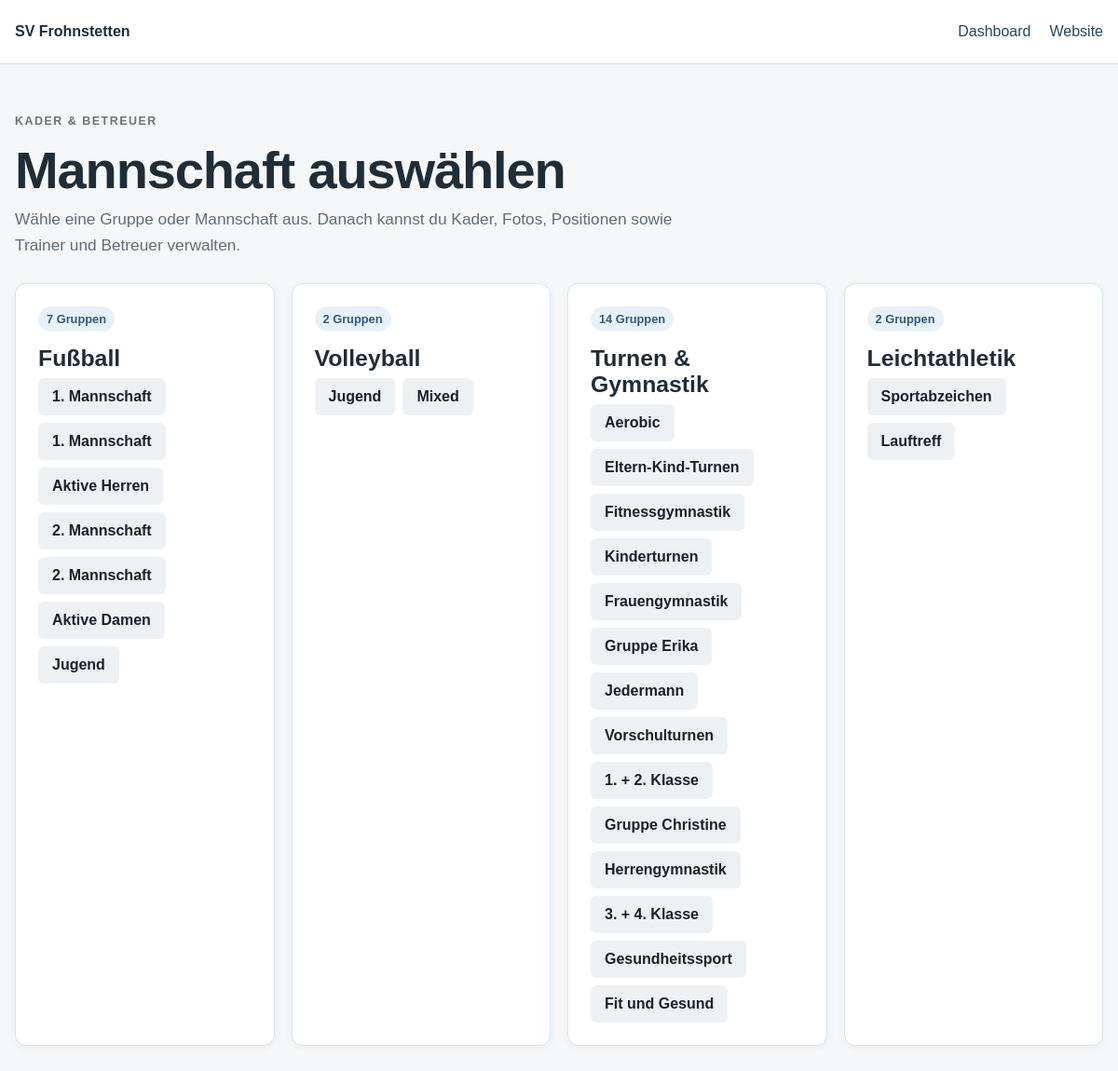
The page /admin/squad/index.php (signed in) on the database its author committed.
### tables this page shows
CREATE TABLE departments (
 id INTEGER PRIMARY KEY AUTOINCREMENT, name TEXT NOT NULL, slug TEXT NOT NULL UNIQUE,
 description TEXT, icon TEXT, sort_order INTEGER DEFAULT 0, active INTEGER DEFAULT 1
, is_spielgemeinschaft INTEGER NOT NULL DEFAULT 0, sg_text TEXT);

CREATE TABLE groups (
 id INTEGER PRIMARY KEY AUTOINCREMENT, department_id INTEGER NOT NULL, parent_id INTEGER,
 name TEXT NOT NULL, slug TEXT NOT NULL, description TEXT, sort_order INTEGER DEFAULT 0, active INTEGER DEFAULT 1
);

### src/bootstrap-local.php (called while the page is built, shortened)
<?php
function e(?string $v): string
{
    return htmlspecialchars($v ?? '', ENT_QUOTES | ENT_SUBSTITUTE, 'UTF-8');
}

### public/admin/squad/index.php (the view, shortened to what this page needs)
<?php
require __DIR__ . '/../../../src/bootstrap-local.php';
$db = db();
$groupId = (int) ($_GET['gruppe_id'] ?? $_POST['group_id'] ?? 0);
if (!$groupId) {
  $departments = $db->query("SELECT d.*, COUNT(g.id) AS group_count FROM departments d LEFT JOIN groups g ON g.department_id=d.id AND g.active=1 WHERE d.active=1 GROUP BY d.id ORDER BY d.sort_order,d.name")->fetchAll();
  $allGroups = $db->query("SELECT g.id,g.name,g.parent_id,g.department_id,d.name department_name FROM groups g JOIN departments d ON d.id=g.department_id WHERE g.active=1 AND d.active=1 ORDER BY d.sort_order,g.sort_order,g.name")->fetchAll();
  ?>
  <!doctype html>
  <html lang="de">
  <head>
    <link rel="stylesheet" href="/assets/admin.css">
  </head>
  <body>
    <header>
      <div class="wrap nav"><b>SV Frohnstetten</b>
        <nav><a href="/admin/">Dashboard</a><a href="/">Website</a></nav>
      </div>
    </header>
    <main class="wrap dashboard">
      <p class="eyebrow">KADER & BETREUER</p>
      <h1>Mannschaft auswählen</h1>
      <p class="lead">Wähle eine Gruppe oder Mannschaft aus. Danach kannst du Kader, Fotos, Positionen sowie Trainer und
        Betreuer verwalten.</p>
      <div class="department-dashboard-grid" style="margin-top:26px">
        <?php foreach ($departments as $d): ?>
          <article class="department-dashboard-card">
            <div class="department-card-top"><span class="department-count"><?= e((string) $d['group_count']) ?> Gruppen</span>
            </div>
            <h3><?= e($d['name']) ?></h3>
            <div class="actions">
              <?php foreach ($allGroups as $g):
                if ((int) $g['department_id'] !== (int) $d['id'])
                  continue; ?><a
                  class="button secondary"
                  href="/admin/squad/?gruppe_id=<?= (int) $g['id'] ?>"><?= e($g['name']) ?></a><?php endforeach; ?></div>
          </article>
        <?php endforeach; ?>
      </div>
    </main>
  </body>
  </html>
  <?php exit;
}
?>

### public/assets/admin.css (style rules this page uses)
:root { --bg: #f5f7f8; --surface: #fff; --text: #1f2d38; --muted: #6a7480; --primary: #123d68; --border: #d6e3ef; --danger: #a52a2a; --accent-soft: #e8f1f8; }
* { box-sizing: border-box; }
body { margin: 0; background: var(--bg); color: var(--text); font-family: Arial, Helvetica, sans-serif; }
a { color: var(--primary); text-decoration: none; }
.wrap { width: min(1180px, calc(100% - 32px)); max-width: 1180px; margin: auto; }
header { background: #fff; border-bottom: 1px solid #d7dfe5; }
.nav { min-height: 68px; display: flex; justify-content: space-between; align-items: center; }
.nav nav { display: flex; gap: 20px; }
.nav a { color: #29465d; }
.eyebrow { font-size: 0.78rem; font-weight: 800; letter-spacing: 0.12em; color: var(--muted); }
main { padding: 54px 0; }
h1 { font-size: clamp(2rem, 5vw, 3.5rem); margin: 0.1em 0; font-weight: 800; letter-spacing: -0.02em; }
.button, button { background: var(--primary); color: #fff; border: 0; border-radius: 6px; padding: 11px 15px; font-weight: 700; cursor: pointer; box-shadow: none !important; }
.secondary { background: #eef1f4 !important; color: #18212b !important; }
.actions { display: flex; gap: 8px; align-items: center; flex-wrap: wrap; }
.dashboard { padding-top: 42px; padding-bottom: 70px; }
.lead { max-width: 760px; color: #5f6d7b; font-size: 1.08rem; line-height: 1.65; margin: 0; }
.department-dashboard-grid { display: grid; grid-template-columns: repeat(4, minmax(0, 1fr)); gap: 18px; }
.department-dashboard-card { position: relative; overflow: hidden; min-height: 270px; padding: 24px; border-radius: 12px; background: #fff; border: 1px solid var(--border); box-shadow: 0 2px 10px rgba(18, 61, 104, 0.05); display: flex; flex-direction: column; }
.department-dashboard-card:after { display: none; }
.department-dashboard-card h3 { font-size: 1.55rem; margin: 15px 0 7px; }
.department-card-top { display: flex; justify-content: space-between; align-items: center; }
.department-count { font-size: 0.8rem; font-weight: 800; color: #315b7f; background: var(--accent-soft); padding: 6px 9px; border-radius: 999px; }

### rows shown on the page
departments: group_count "7", name "Fußball"
groups: name "1. Mannschaft"
groups: name "1. Mannschaft"
groups: name "Aktive Herren"
groups: name "2. Mannschaft"
groups: name "2. Mannschaft"
groups: name "Aktive Damen"
groups: name "Jugend"
departments: group_count "2", name "Volleyball"
groups: name "Jugend"
groups: name "Mixed"
departments: group_count "14", name "Turnen & Gymnastik"
groups: name "Aerobic"
groups: name "Eltern-Kind-Turnen"
groups: name "Fitnessgymnastik"
groups: name "Kinderturnen"
groups: name "Frauengymnastik"
groups: name "Gruppe Erika"
groups: name "Jedermann"
groups: name "Vorschulturnen"
groups: name "1. + 2. Klasse"
groups: name "Gruppe Christine"
groups: name "Herrengymnastik"
groups: name "3. + 4. Klasse"
groups: name "Gesundheitssport"
groups: name "Fit und Gesund"
departments: group_count "2", name "Leichtathletik"
groups: name "Sportabzeichen"
groups: name "Lauftreff"
